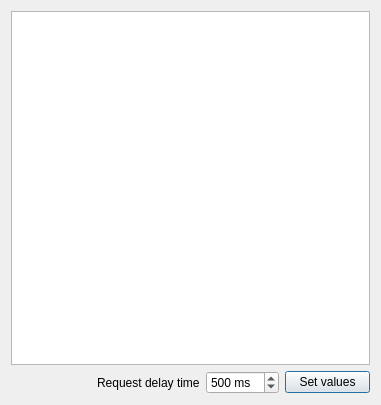
<?xml version="1.0" encoding="UTF-8"?>
<ui version="4.0">
 <class>Port</class>
 <widget class="QDialog" name="Port">
  <property name="windowModality">
   <enum>Qt::WindowModal</enum>
  </property>
  <property name="geometry">
   <rect>
    <x>0</x>
    <y>0</y>
    <width>381</width>
    <height>405</height>
   </rect>
  </property>
  <property name="sizePolicy">
   <sizepolicy hsizetype="Preferred" vsizetype="Preferred">
    <horstretch>0</horstretch>
    <verstretch>0</verstretch>
   </sizepolicy>
  </property>
  <property name="windowTitle">
   <string>Dialog</string>
  </property>
  <property name="windowIcon">
   <iconset>
    <normaloff>microchip-solid.ico</normaloff>microchip-solid.ico</iconset>
  </property>
  <layout class="QVBoxLayout" name="verticalLayout">
   <item>
    <widget class="QTextEdit" name="teDisplay">
     <property name="sizePolicy">
      <sizepolicy hsizetype="Preferred" vsizetype="MinimumExpanding">
       <horstretch>0</horstretch>
       <verstretch>0</verstretch>
      </sizepolicy>
     </property>
     <property name="textInteractionFlags">
      <set>Qt::TextSelectableByKeyboard|Qt::TextSelectableByMouse</set>
     </property>
    </widget>
   </item>
   <item>
    <layout class="QHBoxLayout" name="horizontalLayout">
     <item>
      <spacer name="horizontalSpacer">
       <property name="orientation">
        <enum>Qt::Horizontal</enum>
       </property>
       <property name="sizeHint" stdset="0">
        <size>
         <width>40</width>
         <height>20</height>
        </size>
       </property>
      </spacer>
     </item>
     <item>
      <widget class="QLabel" name="lblReqDelTime">
       <property name="text">
        <string>Request delay time</string>
       </property>
      </widget>
     </item>
     <item>
      <widget class="QSpinBox" name="sbReqDelTime">
       <property name="keyboardTracking">
        <bool>false</bool>
       </property>
       <property name="suffix">
        <string> ms</string>
       </property>
       <property name="prefix">
        <string/>
       </property>
       <property name="minimum">
        <number>100</number>
       </property>
       <property name="maximum">
        <number>1000</number>
       </property>
       <property name="singleStep">
        <number>50</number>
       </property>
       <property name="value">
        <number>500</number>
       </property>
      </widget>
     </item>
     <item>
      <widget class="QPushButton" name="pbAction">
       <property name="minimumSize">
        <size>
         <width>85</width>
         <height>0</height>
        </size>
       </property>
       <property name="text">
        <string>Set values</string>
       </property>
      </widget>
     </item>
    </layout>
   </item>
  </layout>
 </widget>
 <resources/>
 <connections/>
</ui>
